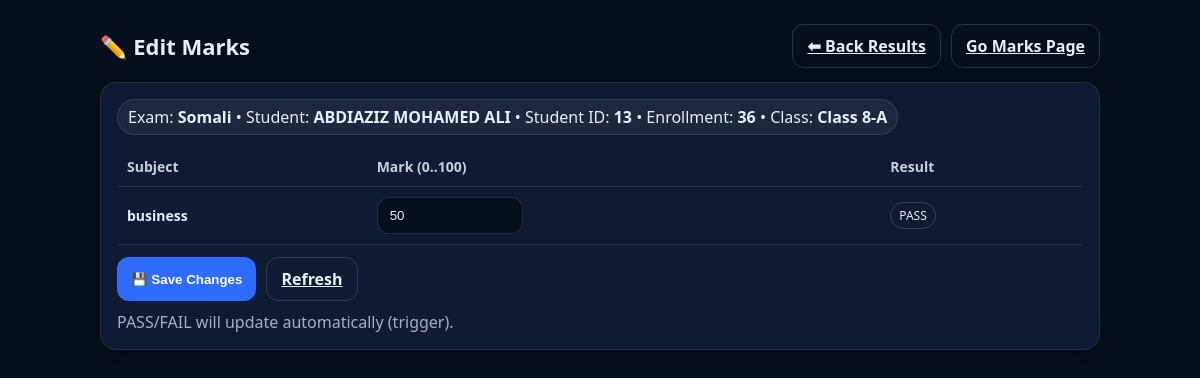
Page /school/edit_mark.php?exam_id=1&enrollment_id=36 (signed in) on the committed database.
### tables this page shows
CREATE TABLE `enrollments` (
  `enrollment_id` bigint(20) NOT NULL,
  `student_id` bigint(20) NOT NULL,
  `year_id` int(11) NOT NULL,
  `section_id` bigint(20) NOT NULL,
  `roll_no` varchar(30) DEFAULT NULL,
  `enrolled_at` timestamp NOT NULL DEFAULT current_timestamp(),
  `status` enum('ENROLLED','TRANSFERRED','GRADUATED','DROPPED') NOT NULL DEFAULT 'ENROLLED'
);

CREATE TABLE `exams` (
  `exam_id` bigint(20) NOT NULL,
  `year_id` int(11) NOT NULL,
  `term_id` int(11) NOT NULL,
  `exam_name` varchar(80) NOT NULL,
  `start_date` date NOT NULL,
  `end_date` date NOT NULL
);

CREATE TABLE `students` (
  `student_id` bigint(20) NOT NULL,
  `user_id` bigint(20) DEFAULT NULL,
  `admission_no` varchar(40) DEFAULT NULL,
  `first_name` varchar(60) NOT NULL,
  `middle_name` varchar(60) NOT NULL,
  `last_name` varchar(60) NOT NULL,
  `mother_full_name` varchar(150) NOT NULL,
  `gender` enum('M','F') DEFAULT NULL,
  `dob` date DEFAULT NULL,
  `nationality` varchar(80) DEFAULT NULL,
  `place_of_birth` varchar(120) DEFAULT NULL,
  `profile_photo_url` text DEFAULT NULL,
  `phone` varchar(30) DEFAULT NULL,
  `address` varchar(255) DEFAULT NULL,
  `emergency_contact_name` varchar(150) DEFAULT NULL,
  `emergency_contact_phone` varchar(30) DEFAULT NULL,
  `status` enum('ACTIVE','INACTIVE') NOT NULL DEFAULT 'ACTIVE',
  `created_at` timestamp NOT NULL DEFAULT current_timestamp()
);

CREATE TABLE `exam_papers` (
  `paper_id` bigint(20) NOT NULL,
  `exam_id` bigint(20) NOT NULL,
  `section_id` bigint(20) NOT NULL,
  `subject_id` bigint(20) NOT NULL,
  `max_mark` int(11) NOT NULL DEFAULT 100,
  `min_pass` int(11) NOT NULL DEFAULT 50
);

CREATE TABLE `subjects` (
  `subject_id` bigint(20) NOT NULL,
  `subject_name` varchar(120) NOT NULL,
  `is_active` tinyint(1) NOT NULL DEFAULT 1
);

CREATE TABLE `marks` (
  `paper_id` bigint(20) NOT NULL,
  `enrollment_id` bigint(20) NOT NULL,
  `mark_value` int(11) NOT NULL,
  `result` enum('PASS','FAIL') NOT NULL DEFAULT 'FAIL',
  `created_at` timestamp NOT NULL DEFAULT current_timestamp()
);

### school/conncation.php (called while the page is built, shortened)
<?php
function e(string $str): string {
  return htmlspecialchars($str, ENT_QUOTES, "UTF-8");
}

### school/edit_mark.php (the view, shortened to what this page needs)
<?php
require_once __DIR__ . "/conncation.php";
$examId = (int)($_GET["exam_id"] ?? 0);
$enrollmentId = (int)($_GET["enrollment_id"] ?? 0);
$stmt = $conn->prepare("
  SELECT en.enrollment_id,
         st.student_id,
         CONCAT(st.first_name,' ',st.middle_name,' ',st.last_name) AS student_name,
         CONCAT(g.grade_name,'-',sec.section_name) AS section_label,
         e.exam_name
  FROM enrollments en
  JOIN students st ON st.student_id=en.student_id
  JOIN sections sec ON sec.section_id=en.section_id
  JOIN grades g ON g.grade_id=sec.grade_id
  JOIN exams e ON e.exam_id=?
  WHERE en.enrollment_id=?
");
$stmt->bind_param("ii", $examId, $enrollmentId);
$stmt->execute();
$header = $stmt->get_result()->fetch_assoc();
$stmt = $conn->prepare("
  SELECT p.paper_id,
         sub.subject_name,
         mk.mark_value,
         mk.result
  FROM exam_papers p
  JOIN subjects sub ON sub.subject_id=p.subject_id
  JOIN enrollments en ON en.section_id=p.section_id
  LEFT JOIN marks mk ON mk.paper_id=p.paper_id AND mk.enrollment_id=en.enrollment_id
  WHERE p.exam_id=? AND en.enrollment_id=?
  ORDER BY sub.subject_name ASC
");
$stmt->bind_param("ii", $examId, $enrollmentId);
$stmt->execute();
$rows = $stmt->get_result()->fetch_all(MYSQLI_ASSOC);
?>
<!doctype html>
<html lang="en">
<head>
</head>
<body>
<div class="wrap">
  <div class="top">
    <h1>✏️ Edit Marks</h1>
    <div style="display:flex; gap:10px;">
      <a class="btn btn-ghost" href="results.php?exam_id=<?= (int)$examId ?>&enrollment_id=<?= (int)$enrollmentId ?>">⬅ Back Results</a>
      <a class="btn btn-ghost" href="marks.php?exam_id=<?= (int)$examId ?>">Go Marks Page</a>
    </div>
  </div>
  <div class="card" style="margin-top:14px;">
    <div class="pill">
      Exam: <b><?= e($header["exam_name"]) ?></b> •
      Student: <b><?= e($header["student_name"]) ?></b> •
      Student ID: <b><?= (int)$header["student_id"] ?></b> •
      Enrollment: <b><?= (int)$header["enrollment_id"] ?></b> •
      Class: <b><?= e($header["section_label"]) ?></b>
    </div>
    <form method="post" style="margin-top:12px;">
      <table>
        <thead>
          <tr>
            <th>Subject</th>
            <th>Mark (0..100)</th>
            <th>Result</th>
          </tr>
        </thead>
        <tbody>
          <?php foreach ($rows as $r): ?>
            <tr>
              <td><b><?= e($r["subject_name"]) ?></b></td>
              <td>
                <input name="mark[<?= (int)$r["paper_id"] ?>]"
                       value="<?= ($r["mark_value"]===null) ? "" : (int)$r["mark_value"] ?>"
                       placeholder="e.g. 85" />
              </td>
              <td>
                <?php if ($r["result"]===null): ?>
                  <span class="muted">—</span>
                <?php else: ?>
                  <span class="badge"><?= e($r["result"]) ?></span>
                <?php endif; ?>
              </td>
            </tr>
          <?php endforeach; ?>
        </tbody>
      </table>
      <div style="display:flex; gap:10px; margin-top:12px;">
        <button class="btn btn-primary" type="submit">💾 Save Changes</button>
        <a class="btn btn-ghost" href="edit_mark.php?exam_id=<?= (int)$examId ?>&enrollment_id=<?= (int)$enrollmentId ?>">Refresh</a>
      </div>
      <div class="muted" style="margin-top:10px;">
        PASS/FAIL will update automatically (trigger).
      </div>
    </form>
  </div>
</div>
</body>
</html>

### school/edit_mark.php (style rules this page uses)
body { font-family:system-ui,Segoe UI,Arial; background:#070f1c; color:#e7eefc; margin:0 }
.wrap { max-width:1000px; margin:0 auto; padding:24px }
.top { display:flex; justify-content:space-between; align-items:center; gap:12px }
h1 { margin:0; font-size:22px }
.card { background:#0f1b33; border:1px solid rgba(255,255,255,.08); border-radius:16px; padding:16px; box-shadow:0 10px 25px rgba(0,0,0,.25) }
.btn { border:0; padding:10px 14px; border-radius:12px; cursor:pointer; font-weight:650 }
.btn-primary { background:#2d6cff; color:#fff }
.btn-ghost { background:transparent; color:#e7eefc; border:1px solid rgba(255,255,255,.14) }
table { width:100%; border-collapse:collapse; margin-top:10px }
th,td { padding:10px; border-bottom:1px solid rgba(255,255,255,.08); font-size:14px }
th { text-align:left; opacity:.85 }
input { width:120px; padding:10px 12px; border-radius:12px; border:1px solid rgba(255,255,255,.12); background:#070f1c; color:#e7eefc; outline:none }
.badge { display:inline-block; padding:4px 8px; border-radius:999px; font-size:12px; border:1px solid rgba(255,255,255,.16) }
.muted { opacity:.7 }
.pill { display:inline-block; padding:6px 10px; border-radius:999px; background:rgba(255,255,255,.06); border:1px solid rgba(255,255,255,.1) }

### rows in the picture
enrollments: exams.exam_name "Somali", student.student_id "13", enrollment_id "36"
exam_papers: subject.subject_name "business", mark_value "50", marks.result "PASS"

### other values in the picture
$header["student_name"] "ABDIAZIZ MOHAMED ALI"
$header["section_label"] "Class 8-A"
